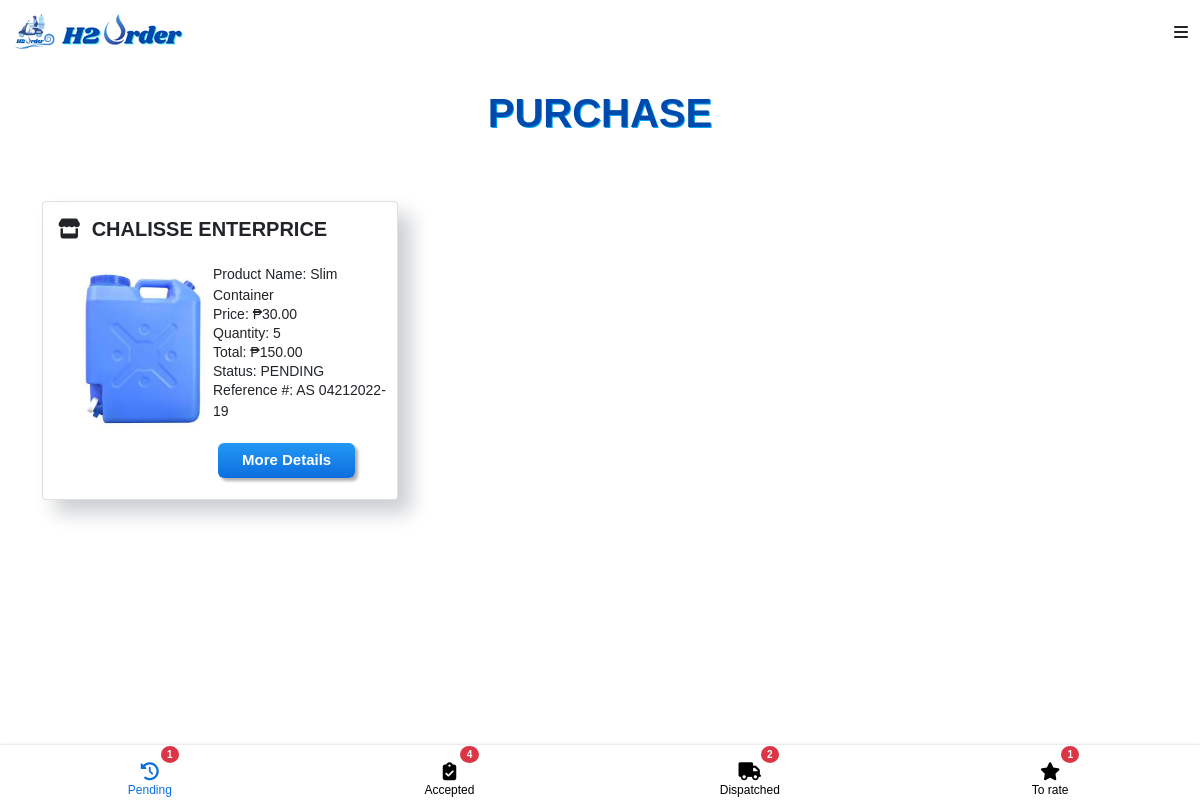
/customer/purchase.php (signed in), run on the app's committed database.
### tables this page shows
CREATE TABLE `orderlist` (
  `order_id` int(11) NOT NULL,
  `product_id` int(11) NOT NULL,
  `customer_id` int(11) NOT NULL,
  `merchant_id` int(11) NOT NULL,
  `deliveryman_id` int(11) DEFAULT NULL,
  `status` text NOT NULL,
  `quantity` text NOT NULL,
  `total` int(11) NOT NULL,
  `type` text,
  `photo` text,
  `receipt` varchar(255) NOT NULL,
  `receipt_status` varchar(255) NOT NULL,
  `date` timestamp NOT NULL DEFAULT CURRENT_TIMESTAMP
);

CREATE TABLE `merchant` (
  `merchant_id` int(11) NOT NULL,
  `username` varchar(255) NOT NULL,
  `password` varchar(255) NOT NULL,
  `business_name` varchar(255) NOT NULL,
  `owner` varchar(255) NOT NULL,
  `address` varchar(255) NOT NULL,
  `barangay` varchar(255) NOT NULL,
  `email` varchar(255) NOT NULL,
  `contact_number` varchar(255) NOT NULL,
  `image` varchar(255) NOT NULL,
  `latitude` varchar(255) NOT NULL,
  `longitude` varchar(255) NOT NULL,
  `opening` time NOT NULL,
  `closing` time NOT NULL,
  `status` varchar(255) NOT NULL
);

CREATE TABLE `product` (
  `product_id` int(11) NOT NULL,
  `merchant_id` int(11) NOT NULL,
  `product_name` varchar(255) NOT NULL,
  `product_type` varchar(255) NOT NULL,
  `volume` varchar(255) NOT NULL,
  `price` int(11) NOT NULL,
  `image` varchar(255) NOT NULL,
  `description` varchar(255) NOT NULL
);

### customer/purchase.php (the view, shortened to what this page needs)
<?php
require '../connection.php';
?>
<!DOCTYPE html>
<html>
    <head>
        <link href="https://cdn.jsdelivr.net/npm/bootstrap@5.0.2/dist/css/bootstrap.min.css" rel="stylesheet">
        <link rel="stylesheet" href="../main.css">
    </head>
    <body style="background-color: white" >
      <?php include 'navbar.php' ?>
      <center>
      <p class="text-center h1 fw-bold mb-3 mx-1 mx-md-4 mt-4"
      style="color:#004aad;text-shadow: 1px 1px #03a9f4;">PURCHASE
      </p>
       </center>
<section >
  <div class="container py-5">
    <?php
        $q_p = $conn->query("SELECT COUNT(*) as total FROM `orderlist` WHERE orderlist.status = 'pending' && orderlist.customer_id = '".$_SESSION['customer_id']."' ") or die(mysqli_error());
        $f_p = $q_p->fetch_array();
        $q_s = $conn->query("SELECT COUNT(*) as total FROM `orderlist` WHERE orderlist.status = 'accepted' && orderlist.customer_id = '".$_SESSION['customer_id']."'") or die(mysqli_error());
        $f_s = $q_s->fetch_array();
        $q_d = $conn->query("SELECT COUNT(*) as total FROM `orderlist` WHERE orderlist.status = 'dispatched' && orderlist.customer_id = '".$_SESSION['customer_id']."'") or die(mysqli_error());
        $f_d = $q_d->fetch_array();
        $q_r = $conn->query("SELECT COUNT(*) as total FROM `orderlist` WHERE orderlist.status = 'delivered' && orderlist.customer_id = '".$_SESSION['customer_id']."'") or die(mysqli_error());
        $f_r = $q_r->fetch_array();
      ?>
    <div class="row">
 <?php
      $queryy = $conn->query("SELECT product.product_id,product.image,product.product_name,product.product_type,
      product.price, product.merchant_id, orderlist.order_id, orderlist.quantity, orderlist.total ,orderlist.status, orderlist.type,
      orderlist.date, customer.firstname, customer.lastname, customer.customer_id, merchant.business_name,merchant.merchant_id
      FROM orderlist
      RIGHT JOIN product ON orderlist.product_id = product.product_id
      RIGHT JOIN customer ON orderlist.customer_id = customer.customer_id
      RIGHT JOIN merchant ON orderlist.merchant_id = merchant.merchant_id
      WHERE orderlist.status = 'pending' && orderlist.customer_id = '".$_SESSION['customer_id']."'
       ORDER BY orderlist.date DESC
  ") or die(mysqli_error());
      while($fetch = $queryy->fetch_array()){
?>
      <div class="col-md-12 col-lg-4 mb-4 mb-lg-0">
        <div class="card">
          <h5 style="font-weight: 550;margin-top: 15px; margin-left: 15px" >
            <i class="fas fa-store" style=""></i>
              &nbsp<?php echo $fetch['business_name']?>
            </h5>
          <img src = "../photo/<?php echo $fetch['image']?>" style="width: 200px;height: 200px; margin-bottom: 5px;" />
             <div>
                <table>
                  <tr>
                  <td valign="top" style="padding-left:20px;">
                    <div style=" margin-top:-200px; margin-left: 150px;">
                      <p style="font-size:14px;margin-top:10px;">Product Name: <?php echo $fetch['product_name']?><p>
                      <p style="font-size:14px;margin-top:-18px;">Price:  &#8369;<?php echo $fetch['price']?>.00<p>
                      <p style="font-size:14px;margin-top:-18px;">Quantity: <?php echo $fetch['quantity']?><p>
                     <p style="font-size:14px;margin-top:-18px;">Total: &#8369;<?php echo $fetch['quantity']* $fetch['price']?>.00<p>
                      <p style="font-size:14px;margin-top:-18px;">Status:  <?php echo  strtoupper($fetch['status'])?> <p>
                      <p style="font-size:14px;margin-top:-18px;">Reference #: AS <?php echo date("mdY-", strtotime($fetch['date']))?><?php echo $fetch['order_id']?> <p>
                     <a onclick="window.location='pending_order_details.php?order_id=<?php echo $fetch['order_id']?>'" class="myButton" style="color:white;margin:5px;">More Details</a>
                    </div>
                 </td>
                </tr>
              </table>
          </div>
        </div><br>
      </div>
<?php
    }
  ?>
        </div>
      </div>
      <nav class="nav">
<?php if ($f_p['total']!=0) {
         echo '<a href="purchase.php" class="nav__link nav__link--active" >
               <span class="badge bg-danger" style="margin-left: 40px;">'.$f_p['total'].'</span>
              <i class="fa fa-history" style="font-size: 18px"></i>
          <span class="nav__text">Pending</span>
        </a>';
      }else{
          echo '<a href="purchase.php" class="nav__link nav__link--active" >
                   <span class="badge" style="margin-left: 40px; color:white;background-color:white">0</span>
              <i class="fa fa-history" style="font-size: 18px"></i>
          <span class="nav__text">Pending</span> </a>';
      }
 ?>
 <?php if ($f_s['total']!=0) {
         echo ' <a href="shipping_orders.php" class="nav__link ">
                  <span class="badge bg-danger" style="margin-left: 40px;">'.$f_s['total'].'</span>
                  <i class="fas fa-clipboard-check" style="font-size: 18px"></i>
                  <span class="nav__text">Accepted</span>
                </a>';
      }else{
          echo '<a href="shipping_orders.php" class="nav__link ">
                 <span class="badge" style="margin-left: 40px; color:white;background-color:white">0</span>
                  <i class="fas fa-clipboard-check" style="font-size: 18px"></i>
                  <span class="nav__text">Accepted</span>
                </a>';
      }
 ?>
 <?php if ($f_d['total']!=0) {
         echo ' <a href="dispatched_order.php" class="nav__link">
               <span class="badge bg-danger" style="margin-left: 40px;">'.$f_d['total'].'</span>
                <i class="fas fa-truck" style="font-size: 18px"></i>
                <span class="nav__text">Dispatched</span>
              </a>';
      }else{
          echo '<a href="dispatched_order.php" class="nav__link">
                 <span class="badge " style="margin-left: 40px;color:white;background-color:white">0</span>
                <i class="fas fa-truck" style="font-size: 18px"></i>
                <span class="nav__text">Dispatched</span>
              </a>';
      }
 ?>
 <?php if ($f_r['total']!=0) {
         echo ' <a href="received_orders.php" class="nav__link">
                <span class="badge bg-danger" style="margin-left: 40px;">'.$f_r['total'].'</span>
                <i class="fas fa-star" style="font-size: 18px"></i>
                <span class="nav__text">To rate</span>
              </a>';
      }else{
          echo ' <a href="received_orders.php" class="nav__link">
                 <span class="badge" style="margin-left: 40px; color:white;background-color:white">0</span>
                <i class="fas fa-star" style="font-size: 18px"></i>
                <span class="nav__text">To rate</span>
              </a>';
      }
 ?>
</nav>
</section>
    </body>
</html>

### main.css (style rules this page uses)
:root { --bs-blue: #0d6efd; --bs-indigo: #6610f2; --bs-purple: #6f42c1; --bs-pink: #d63384; --bs-red: #dc3545; --bs-orange: #fd7e14; --bs-yellow: #ffc107; --bs-green: #198754; --bs-teal: #20c997; --bs-cyan: #0dcaf0; --bs-white: #fff; --bs-gray: #6c757d; --bs-gray-dark: #343a40; --bs-primary: #0d6efd; --bs-secondary: #6c757d; --bs-success: #198754; --bs-info: #0dcaf0; --bs-warning: #ffc107; --bs-danger: #dc3545; --bs-light: #f8f9fa; --bs-dark: #212529; --bs-font-sans-serif: system-ui, -apple-system, "Segoe UI", Roboto, "Helvetica Neue", Arial, "Noto Sans", "Liberation Sans", sans-serif, "Apple Color Emoji", "Segoe UI Emoji", "Segoe UI Symbol", "Noto Color Emoji"; --bs-font-monospace: SFMono-Regular, Menlo, Monaco, Consolas, "Liberation Mono", "Courier New", monospace; --bs-gradient: linear-gradient( 180deg, rgba(255, 255, 255, 0.15), rgba(255, 255, 255, 0) ); }
* { margin: 0; padding: 0; box-sizing: border-box; font-family: "Poppins", sans-serif; }
body { background: #ecf0f3; }

### customer/navbar.php (style rules this page uses)
:root { --transition: all 0.7s ease; --yellow: #f9d342; --dark: #292826; }
* { box-sizing: border-box; padding: 0; margin: 0; font-family: "Poppins", sans-serif; }
html { scroll-behavior: smooth; }

### customer/purchase.php (style rules this page uses)
.card { box-shadow: 13px 13px 20px #cbced1, -13px -13px 20px #fff; }
.myButton { box-shadow:inset 0px 1px 0px 0px #fff6af; background:linear-gradient(to bottom, #2196F3 5%, #0d6edf 100%); border-radius:6px; display:inline-block; cursor:pointer; color:#fff; font-family:Arial; font-size:15px; font-weight:bold; padding:6px 24px; text-decoration:none; border-color: #0d6edf; box-shadow: 3px 3px 3px #b1b1b1, -3px -3px 3px #fff; }
.nav { position: fixed; bottom: 0; width: 100%; height: 55px; box-shadow: 0 0 3px rgba(0, 0, 0, 0.2); background-color: #fff; display: flex; overflow-x: auto; }
.nav__link { display: flex; flex-direction: column; align-items: center; justify-content: center; flex-grow: 1; min-width: 50px; overflow: hidden; white-space: nowrap; font-family: sans-serif; font-size: 12px; color: black; text-decoration: none; -webkit-tap-highlight-color: transparent; transition: background-color 0.1s ease-in-out; }
.nav__link--active { color: #0d6edf; }
.badge { font-size: 10px; border-radius: 50%; background: red; color: white; }

### data on the page
orderlist: merchant.business_name "CHALISSE ENTERPRICE", product.image (picture), product.product_name "Slim Container", product.price "30", quantity "5", $fetch['quantity']*$fetch['price'] "150", status "PENDING", date "04212022-", order_id "19"

### other printed values
$f_p['total'] "1"
$f_s['total'] "4"
$f_d['total'] "2"
$f_r['total'] "1"
